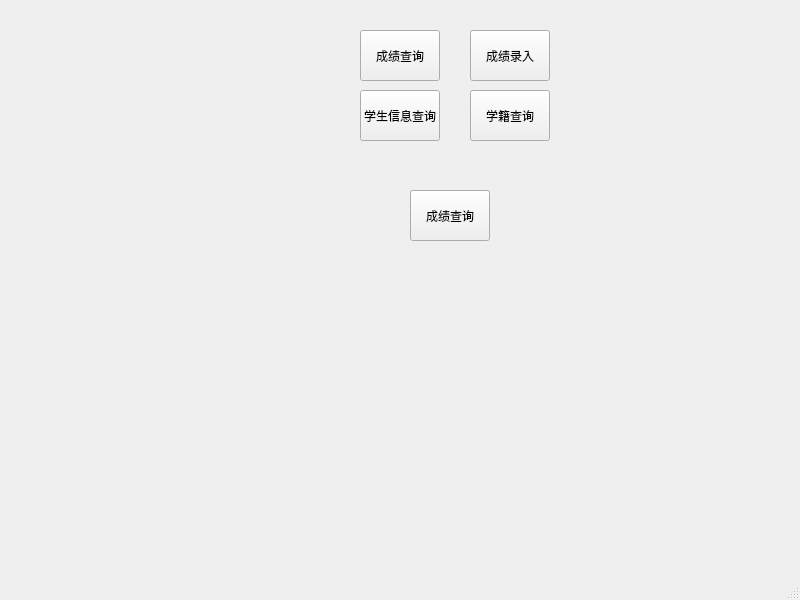
<?xml version="1.0" encoding="UTF-8"?>
<ui version="4.0">
 <class>MainWindow</class>
 <widget class="QMainWindow" name="MainWindow">
  <property name="geometry">
   <rect>
    <x>0</x>
    <y>0</y>
    <width>800</width>
    <height>600</height>
   </rect>
  </property>
  <property name="windowTitle">
   <string>MainWindow</string>
  </property>
  <widget class="QWidget" name="centralwidget">
   <widget class="QPushButton" name="pushButton_2">
    <property name="geometry">
     <rect>
      <x>360</x>
      <y>30</y>
      <width>80</width>
      <height>51</height>
     </rect>
    </property>
    <property name="text">
     <string>成绩查询</string>
    </property>
   </widget>
   <widget class="QPushButton" name="pushButton_3">
    <property name="geometry">
     <rect>
      <x>470</x>
      <y>30</y>
      <width>80</width>
      <height>51</height>
     </rect>
    </property>
    <property name="text">
     <string>成绩录入</string>
    </property>
   </widget>
   <widget class="QPushButton" name="pushButton_4">
    <property name="geometry">
     <rect>
      <x>360</x>
      <y>90</y>
      <width>80</width>
      <height>51</height>
     </rect>
    </property>
    <property name="text">
     <string>学生信息查询</string>
    </property>
   </widget>
   <widget class="QPushButton" name="pushButton_5">
    <property name="geometry">
     <rect>
      <x>470</x>
      <y>90</y>
      <width>80</width>
      <height>51</height>
     </rect>
    </property>
    <property name="text">
     <string>学籍查询</string>
    </property>
   </widget>
   <widget class="QPushButton" name="pushButton_6">
    <property name="geometry">
     <rect>
      <x>410</x>
      <y>190</y>
      <width>80</width>
      <height>51</height>
     </rect>
    </property>
    <property name="text">
     <string>成绩查询</string>
    </property>
   </widget>
  </widget>
  <widget class="QMenuBar" name="menubar">
   <property name="geometry">
    <rect>
     <x>0</x>
     <y>0</y>
     <width>800</width>
     <height>21</height>
    </rect>
   </property>
  </widget>
  <widget class="QStatusBar" name="statusbar"/>
 </widget>
 <resources/>
 <connections/>
</ui>
